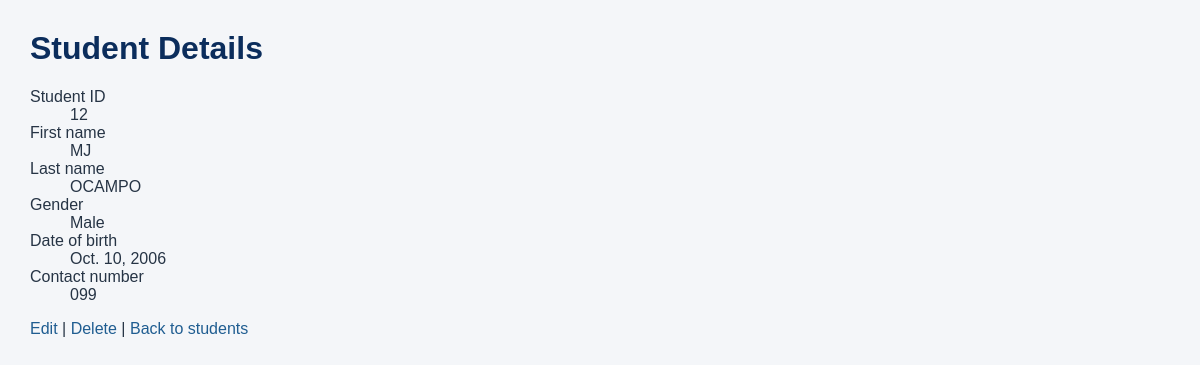
Screenshot of /registration/students/1/ with the database file from the repository.
### registration/models.py (models this page shows, shortened)
class Student(models.Model):
    GENDER_CHOICES = [
        ('Male','Male'),
        ('Female','Female'),
    ]
    student_id=models.CharField(
        max_length=20,
        unique=True)
    first_name=models.CharField(
        max_length=100)
    last_name=models.CharField(
        max_length=100)
    gender=models.CharField(
        max_length=10,
        choices=GENDER_CHOICES)
    date_of_birth=models.DateField()
    contact_number=models.CharField(
        max_length=20)

### registration/views.py (the view)
# urls.py: path('students/<int:pk>/', views.student_detail, name='student_detail'),
def student_detail(request, pk):
    student = get_object_or_404(Student, pk=pk)
    return render(request, 'registration/student.detail.html', {'student': student})

### registration/templates/registration/student.detail.html (shortened to what this page needs)
<!DOCTYPE html>
<html>
<head>
    {% load static %}
    <link rel="stylesheet" href="{% static 'registration/style.css' %}">
</head>
<body>
    <h1>Student Details</h1>
    <dl>
        <dt>Student ID</dt><dd>{{ student.student_id }}</dd>
        <dt>First name</dt><dd>{{ student.first_name }}</dd>
        <dt>Last name</dt><dd>{{ student.last_name }}</dd>
        <dt>Gender</dt><dd>{{ student.gender }}</dd>
        <dt>Date of birth</dt><dd>{{ student.date_of_birth }}</dd>
        <dt>Contact number</dt><dd>{{ student.contact_number }}</dd>
    </dl>
    <p>
        <a href="{% url 'student_update' student.pk %}">Edit</a> |
        <a href="{% url 'student_delete' student.pk %}">Delete</a> |
        <a href="{% url 'student_list' %}">Back to students</a>
    </p>
</body>
</html>

### registration/static/registration/style.css (style rules this page uses)
body { font-family: Arial, sans-serif; background: #f4f6f9; color: #263445; margin: 30px; }
h1 { color: #0b2d5c; }
a { color: #1f5d91; text-decoration: none; }

### rows the page displays
Student: student_id "12", first_name "MJ", last_name "OCAMPO", gender "Male", date_of_birth "Oct. 10, 2006", contact_number "099"
